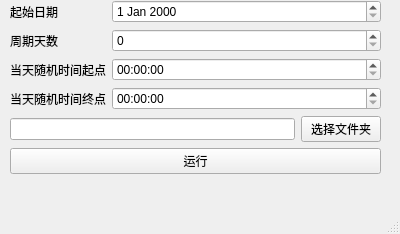
<?xml version="1.0" encoding="UTF-8"?>
<ui version="4.0">
 <class>MainWindow</class>
 <widget class="QMainWindow" name="MainWindow">
  <property name="geometry">
   <rect>
    <x>0</x>
    <y>0</y>
    <width>400</width>
    <height>234</height>
   </rect>
  </property>
  <property name="windowTitle">
   <string>tool</string>
  </property>
  <widget class="QWidget" name="centralwidget">
   <widget class="QWidget" name="formLayoutWidget">
    <property name="geometry">
     <rect>
      <x>10</x>
      <y>0</y>
      <width>371</width>
      <height>181</height>
     </rect>
    </property>
    <layout class="QFormLayout" name="formLayout">
     <item row="0" column="0">
      <widget class="QLabel" name="label">
       <property name="text">
        <string>起始日期</string>
       </property>
      </widget>
     </item>
     <item row="0" column="1">
      <widget class="QDateEdit" name="start_day"/>
     </item>
     <item row="1" column="0">
      <widget class="QLabel" name="label_4">
       <property name="text">
        <string>周期天数</string>
       </property>
      </widget>
     </item>
     <item row="1" column="1">
      <widget class="QSpinBox" name="interval"/>
     </item>
     <item row="2" column="0">
      <widget class="QLabel" name="label_2">
       <property name="text">
        <string>当天随机时间起点</string>
       </property>
      </widget>
     </item>
     <item row="2" column="1">
      <widget class="QTimeEdit" name="random_time_start">
       <property name="displayFormat">
        <string>HH:mm:ss</string>
       </property>
      </widget>
     </item>
     <item row="3" column="0">
      <widget class="QLabel" name="label_3">
       <property name="enabled">
        <bool>true</bool>
       </property>
       <property name="text">
        <string>当天随机时间终点</string>
       </property>
      </widget>
     </item>
     <item row="3" column="1">
      <widget class="QTimeEdit" name="random_time_end">
       <property name="displayFormat">
        <string>HH:mm:ss</string>
       </property>
      </widget>
     </item>
     <item row="4" column="0" colspan="2">
      <layout class="QHBoxLayout" name="horizontalLayout">
       <item>
        <widget class="QLineEdit" name="folder"/>
       </item>
       <item>
        <widget class="QPushButton" name="set_folder">
         <property name="text">
          <string>选择文件夹</string>
         </property>
        </widget>
       </item>
      </layout>
     </item>
     <item row="5" column="0" colspan="2">
      <widget class="QPushButton" name="run">
       <property name="text">
        <string>运行</string>
       </property>
      </widget>
     </item>
    </layout>
   </widget>
  </widget>
  <widget class="QMenuBar" name="menubar">
   <property name="geometry">
    <rect>
     <x>0</x>
     <y>0</y>
     <width>400</width>
     <height>22</height>
    </rect>
   </property>
  </widget>
  <widget class="QStatusBar" name="statusbar"/>
 </widget>
 <resources/>
 <connections/>
</ui>
